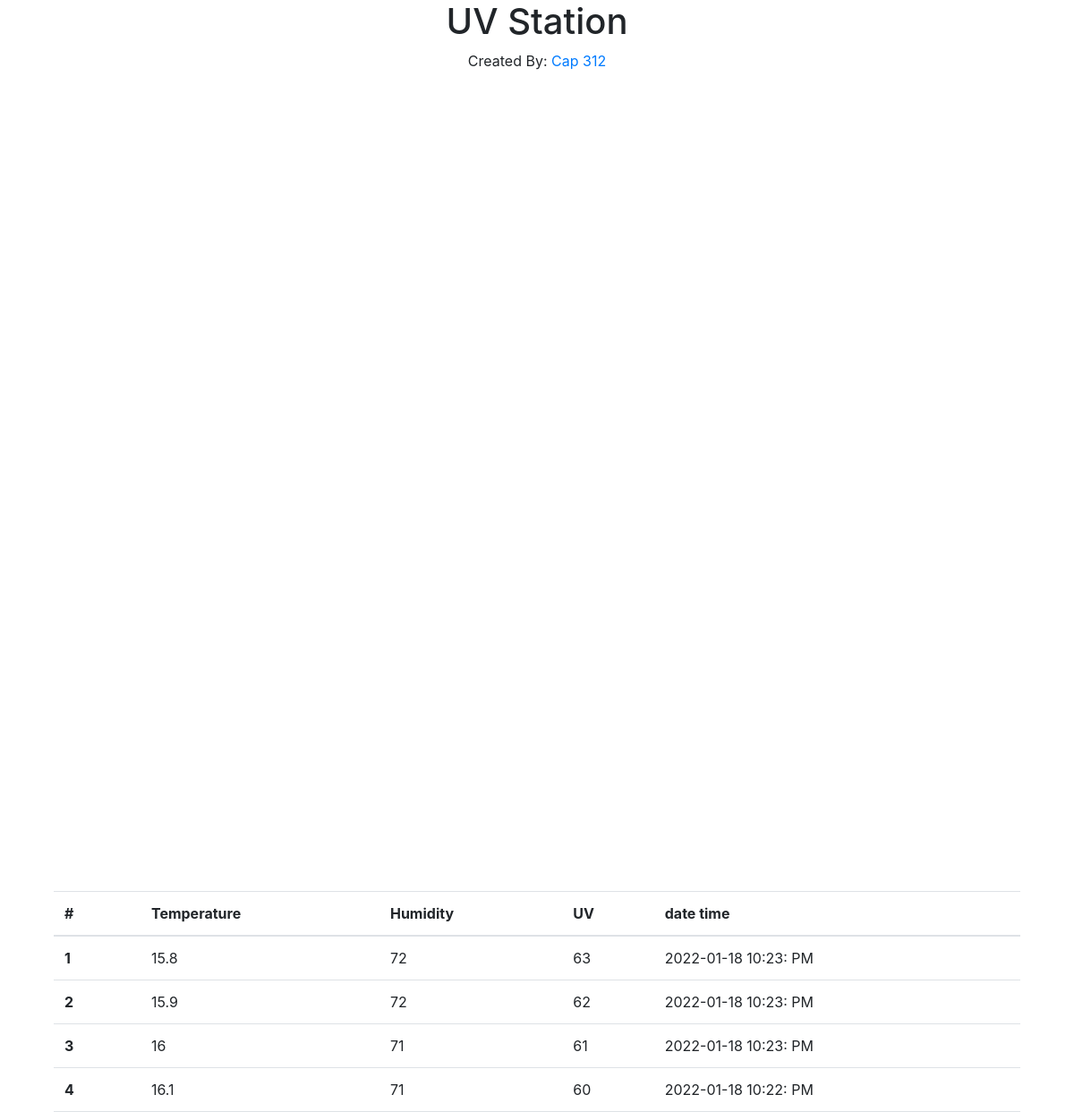
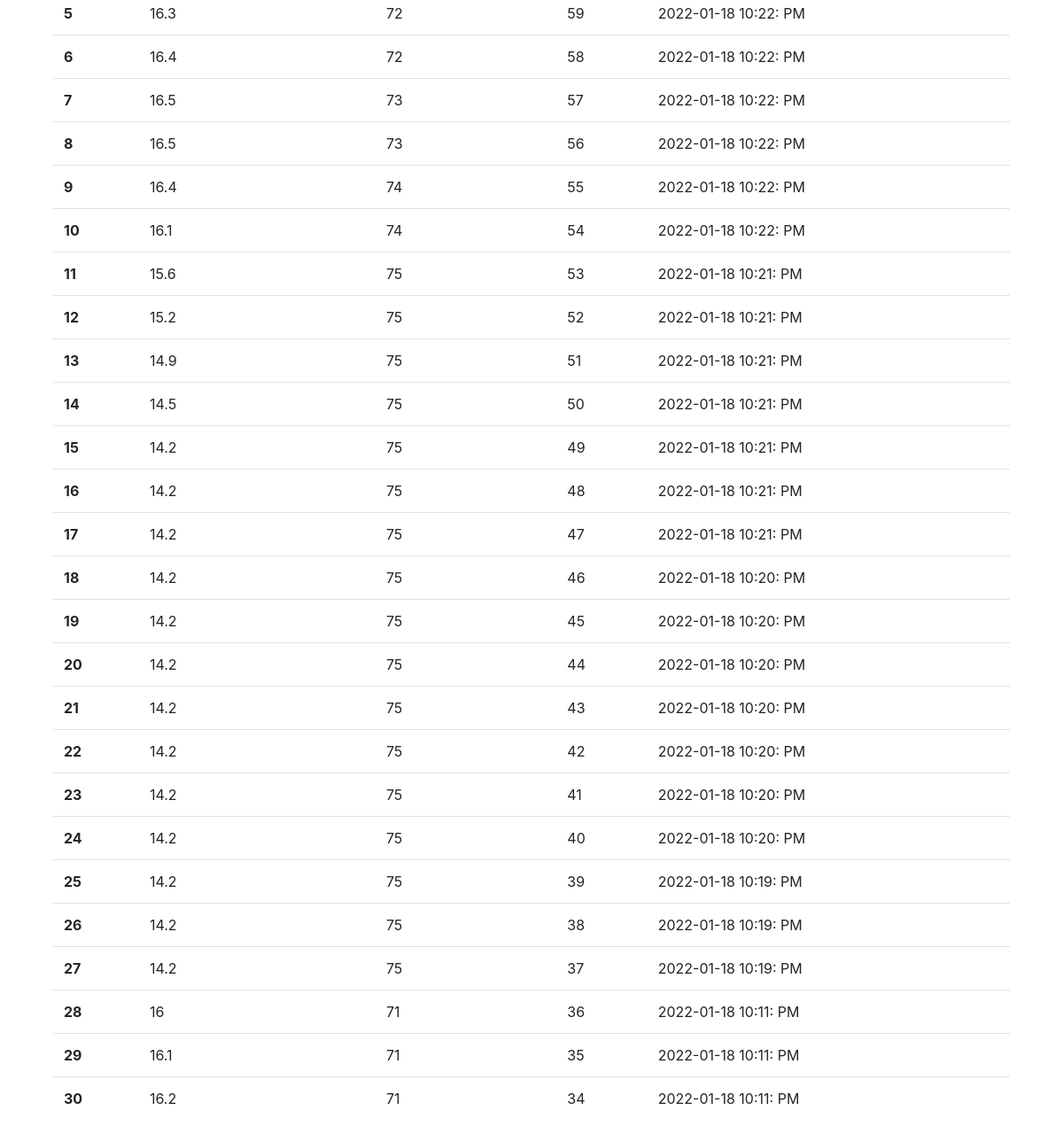
The page / on the database its author committed (2 pictures, top to bottom).
### tables this page shows
CREATE TABLE `tbl_temperature` (
  `id` int(11) NOT NULL,
  `temperature` float NOT NULL,
  `humidity` float NOT NULL,
  `UV` float NOT NULL,
  `created_date` timestamp NOT NULL DEFAULT CURRENT_TIMESTAMP ON UPDATE CURRENT_TIMESTAMP
);

### index.php (the view, shortened to what this page needs)
<?php
require 'config.php';
	$sql = "SELECT * FROM tbl_temperature ORDER BY id DESC LIMIT 30";
	$result = $db->query($sql);
?>
<!DOCTYPE html>
<html lang="en">
<head>
  <link rel="stylesheet" href="https://cdn.jsdelivr.net/npm/bootstrap@4.6.1/dist/css/bootstrap.min.css">
</head>
<body>
<div class="container">
  <div class="row">
  <div class="col-md-12 text-center">
    <h1>UV Station</h1>
    <p>Created By: <a href="#">Cap 312</a></p>
  </div>
  <div class="col-md-6">
    <div id="chart_temperature" class="chart"></div>
  </div>
  <div class="col-md-6">
    <div id="chart_humidity" class="chart"></div>
  </div>
  <div class="col-md-6">
    <div id="chart_UV" class="chart"></div>
  </div>
</div>
<div class="row">
  <div class="col-md-12">
    <table class="table">
    <thead>
      <tr>
        <th scope="col">#</th>
        <th scope="col">Temperature</th>
        <th scope="col">Humidity</th>
		<th scope="col">UV</th>
        <th scope="col">date time</th>
      </tr>
    </thead>
    <tbody>
    <?PHP $i = 1; while ($row = mysqli_fetch_assoc($result)) {?>
      <tr>
        <th scope="row"><?php echo $i++;?></th>
        <td><?PHP echo $row['temperature'];?></td>
        <td><?PHP echo $row['humidity'];?></td>
		<td><?PHP echo $row['UV'];?></td>
        <td><?PHP echo date("Y-m-d h:i: A", strtotime($row['created_date']));?></td>
      </tr>
    <?PHP } ?>
    </tbody>
  </table>
</div>
</div>
</div>
</body>
</html>

### index.php (style rules this page uses)
.chart { width: 100%; min-height: 450px; }
.row { margin:0 !important; }

### rows shown on the page
tbl_temperature: temperature "15.8", humidity "72", UV "63", created_date "2022-01-18 10:23: PM"
tbl_temperature: temperature "15.9", humidity "72", UV "62", created_date "2022-01-18 10:23: PM"
tbl_temperature: temperature "16", humidity "71", UV "61", created_date "2022-01-18 10:23: PM"
tbl_temperature: temperature "16.1", humidity "71", UV "60", created_date "2022-01-18 10:22: PM"
tbl_temperature: temperature "16.3", humidity "72", UV "59", created_date "2022-01-18 10:22: PM"
tbl_temperature: temperature "16.4", humidity "72", UV "58", created_date "2022-01-18 10:22: PM"
tbl_temperature: temperature "16.5", humidity "73", UV "57", created_date "2022-01-18 10:22: PM"
tbl_temperature: temperature "16.5", humidity "73", UV "56", created_date "2022-01-18 10:22: PM"
tbl_temperature: temperature "16.4", humidity "74", UV "55", created_date "2022-01-18 10:22: PM"
tbl_temperature: temperature "16.1", humidity "74", UV "54", created_date "2022-01-18 10:22: PM"
tbl_temperature: temperature "15.6", humidity "75", UV "53", created_date "2022-01-18 10:21: PM"
tbl_temperature: temperature "15.2", humidity "75", UV "52", created_date "2022-01-18 10:21: PM"
tbl_temperature: temperature "14.9", humidity "75", UV "51", created_date "2022-01-18 10:21: PM"
tbl_temperature: temperature "14.5", humidity "75", UV "50", created_date "2022-01-18 10:21: PM"
tbl_temperature: temperature "14.2", humidity "75", UV "49", created_date "2022-01-18 10:21: PM"
tbl_temperature: temperature "14.2", humidity "75", UV "48", created_date "2022-01-18 10:21: PM"
tbl_temperature: temperature "14.2", humidity "75", UV "47", created_date "2022-01-18 10:21: PM"
tbl_temperature: temperature "14.2", humidity "75", UV "46", created_date "2022-01-18 10:20: PM"
tbl_temperature: temperature "14.2", humidity "75", UV "45", created_date "2022-01-18 10:20: PM"
tbl_temperature: temperature "14.2", humidity "75", UV "44", created_date "2022-01-18 10:20: PM"
tbl_temperature: temperature "14.2", humidity "75", UV "43", created_date "2022-01-18 10:20: PM"
tbl_temperature: temperature "14.2", humidity "75", UV "42", created_date "2022-01-18 10:20: PM"
tbl_temperature: temperature "14.2", humidity "75", UV "41", created_date "2022-01-18 10:20: PM"
tbl_temperature: temperature "14.2", humidity "75", UV "40", created_date "2022-01-18 10:20: PM"
tbl_temperature: temperature "14.2", humidity "75", UV "39", created_date "2022-01-18 10:19: PM"
tbl_temperature: temperature "14.2", humidity "75", UV "38", created_date "2022-01-18 10:19: PM"
tbl_temperature: temperature "14.2", humidity "75", UV "37", created_date "2022-01-18 10:19: PM"
tbl_temperature: temperature "16", humidity "71", UV "36", created_date "2022-01-18 10:11: PM"
tbl_temperature: temperature "16.1", humidity "71", UV "35", created_date "2022-01-18 10:11: PM"
tbl_temperature: temperature "16.2", humidity "71", UV "34", created_date "2022-01-18 10:11: PM"
